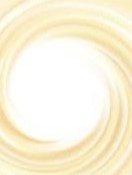
#> input picture crimage.jpg, 132 x 175 px, given in place of product3.jpg, which was not available
$ jupyter execute --allow-errors 'advertisement products.ipynb'   (text cells are left out)
#> lines starting #> are read from the running program, lines starting #| are printed output that depends on the picture; after the words box and inside, x2 and y2 are one past the last pixel; in counts of white or black regions, pixels touching at a corner belong together; pictures that were not available may be replaced by others from this repository, and a replacement may not be noted
[cell 1]
from PIL import Image

# main image and the background image
main_image = Image.open("C:/Users/Dell/Desktop/project/product3.jpg")
#> main_image is the input picture: PIL image 132x175 RGB; mean R, G, B 251, 243.4, 219.9
background_image = Image.open("/Users/Dell/Desktop/project/gray.jpg")
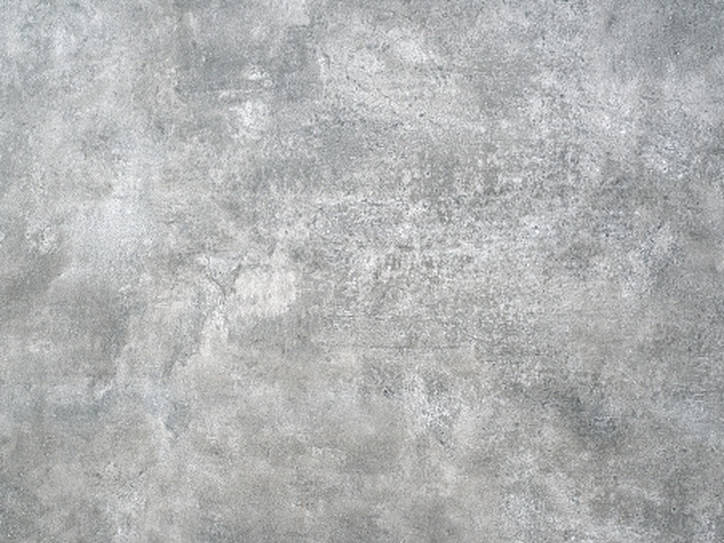
#> input picture gray.jpg, 724 x 543 px, found by its file name
#> background_image is the input picture: PIL image 724x543 RGB; mean R, G, B 178.1, 179.1, 179.6

# Resize the background image to match the size of the main image
background_image = background_image.resize(main_image.size)
#> background_image: PIL image 132x175 RGB

# Convert both images to RGBA mode
main_image = main_image.convert("RGBA")
#> main_image: PIL image 132x175 RGBA
background_image = background_image.convert("RGBA")
#> background_image: PIL image 132x175 RGBA

# Separate the main image from its shadow
shadow_image = main_image.copy()
shadow_image.putalpha(150)

# Create a mask for the shadow
shadow_mask = Image.new("L", main_image.size, 0)
#> shadow_mask: PIL image 132x175 L; every value is 0
shadow_mask.paste(main_image.split()[2], (0, 0))

# Replace the background of the main image with the new background
main_image_without_background = main_image.copy()
main_image_without_background.paste(background_image, (1, 1), mask=main_image.split()[1])

# Overlay the main image and its shadow onto the new background
result_image = Image.alpha_composite(main_image_without_background, shadow_image)

# result
result_image.save("product_3_1.png", quality=90)

[cell 2]
from PIL import Image

# main image and the background image
main_image = Image.open("C:/Users/Dell/Desktop/project/product3.jpg")
background_image = Image.open("/Users/Dell/Desktop/project/light-gray")
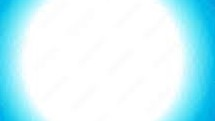
#> input picture cwimage.jpg, 215 x 121 px, given in place of light-gray, which was not available
#> background_image is the input picture: PIL image 215x121 RGB; mean R, G, B 206.2, 243.9, 251.1


# Resize the background image to match the size of the main image
background_image = background_image.resize(main_image.size)
#> background_image: PIL image 132x175 RGB

# Convert both images to RGBA mode
main_image = main_image.convert("RGBA")
background_image = background_image.convert("RGBA")
#> background_image: PIL image 132x175 RGBA

# Separate the main image from its shadow
shadow_image = main_image.copy()
shadow_image.putalpha(150)

# Create a mask for the shadow
shadow_mask = Image.new("L", main_image.size, 0)
shadow_mask.paste(main_image.split()[2], (0, 0))

# Replace the background of the main image with the new background
main_image_without_background = main_image.copy()
main_image_without_background.paste(background_image, (2, 2), mask=main_image.split()[1])

# Overlay the main image and its shadow onto the new background
result_image = Image.alpha_composite(main_image_without_background, shadow_image)

# result
result_image.save("product_3_2.png", quality=90)

[cell 3]
from PIL import Image

# main image and the background image
main_image = Image.open("C:/Users/Dell/Desktop/project/product3.jpg")
background_image = Image.open("/Users/Dell/Desktop/project/texture-gray.jpg")
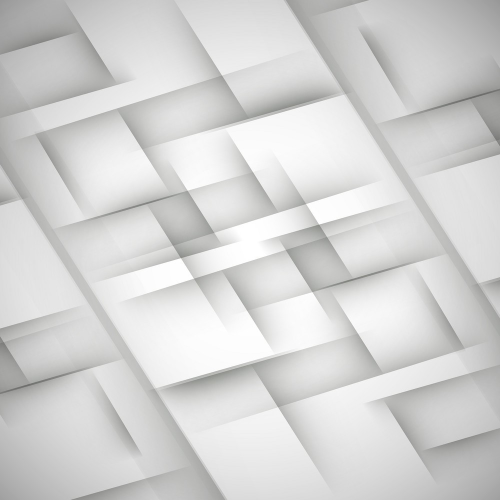
#> input picture texture-gray.jpg, 1000 x 1000 px, found by its file name (shown at 1/2 size)
#> background_image is the input picture: PIL image 1000x1000 RGB; mean R, G, B 211.6, 211.6, 210.9

# Resize the background image to match the size of the main image
background_image = background_image.resize(main_image.size)
#> background_image: PIL image 132x175 RGB

# Convert both images to RGBA mode
main_image = main_image.convert("RGBA")
background_image = background_image.convert("RGBA")
#> background_image: PIL image 132x175 RGBA

# Separate the main image from its shadow
shadow_image = main_image.copy()
shadow_image.putalpha(160)

# Create a mask for the shadow
shadow_mask = Image.new("L", main_image.size, 0)
shadow_mask.paste(main_image.split()[2], (0, 0))

# Replace the background of the main image with the new background
main_image_without_background = main_image.copy()
main_image_without_background.paste(background_image, (1, 1), mask=main_image.split()[1])

# Overlay the main image and its shadow onto the new background
result_image = Image.alpha_composite(main_image_without_background, shadow_image)

# result
result_image.save("product_3_3.png", quality=90)

[cell 4]
from PIL import Image

# main image and the background image
main_image = Image.open("C:/Users/Dell/Desktop/project/product3.jpg")
background_image = Image.open("/Users/Dell/Desktop/project/gray-background.jpg")
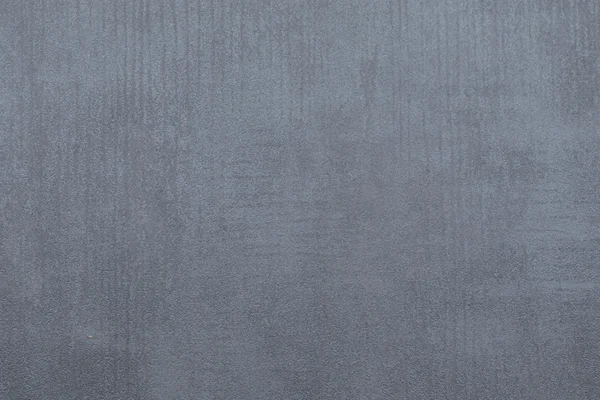
#> input picture gray-background.jpg, 600 x 400 px, found by its file name
#> background_image is the input picture: PIL image 600x400 RGB; mean R, G, B 115, 122.3, 134

# Resize the background image to match the size of the main image
background_image = background_image.resize(main_image.size)
#> background_image: PIL image 132x175 RGB

# Convert both images to RGBA mode
main_image = main_image.convert("RGBA")
background_image = background_image.convert("RGBA")
#> background_image: PIL image 132x175 RGBA

# Separate the main image from its shadow
shadow_image = main_image.copy()
shadow_image.putalpha(120)

# Create a mask for the shadow
shadow_mask = Image.new("L", main_image.size, 0)
shadow_mask.paste(main_image.split()[2], (0, 0))

# Replace the background of the main image with the new background
main_image_without_background = main_image.copy()
main_image_without_background.paste(background_image, (1, 1), mask=main_image.split()[1])

# Overlay the main image and its shadow onto the new background
result_image = Image.alpha_composite(main_image_without_background, shadow_image)

# result
result_image.save("product_3_4.png", quality=90)

[cell 5]
from PIL import Image

# main image and the background image
main_image = Image.open("C:/Users/Dell/Desktop/project/product3.jpg")
background_image = Image.open("/Users/Dell/Desktop/project/graywhite.jpg")
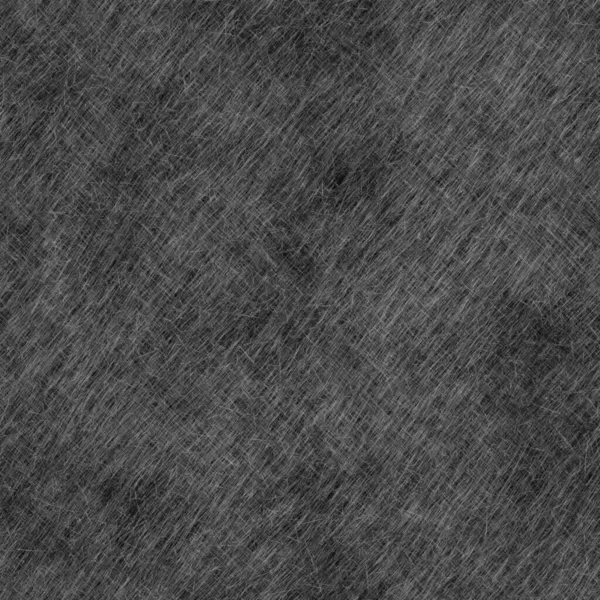
#> input picture graywhite.jpg, 600 x 600 px, found by its file name
#> background_image is the input picture: PIL image 600x600 RGB; mean R, G, B 73.2, 73.1, 73.2

# Resize the background image to match the size of the main image
background_image = background_image.resize(main_image.size)
#> background_image: PIL image 132x175 RGB

# Convert both images to RGBA mode
main_image = main_image.convert("RGBA")
background_image = background_image.convert("RGBA")
#> background_image: PIL image 132x175 RGBA

# Separate the main image from its shadow
shadow_image = main_image.copy()
shadow_image.putalpha(180)

# Create a mask for the shadow
shadow_mask = Image.new("L", main_image.size, 0)
shadow_mask.paste(main_image.split()[3], (1, 1))
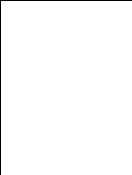
#> shadow_mask: PIL image 132x175 L; 98.7% white; black in thin lines or dots

# Replace the background of the main image with the new background
main_image_without_background = main_image.copy()
main_image_without_background.paste(background_image, (1, 1), mask=main_image.split()[1])

# Overlay the main image and its shadow onto the new background
result_image = Image.alpha_composite(main_image_without_background, shadow_image)

# result
result_image.save("product_3_5.png", quality=90)

[cell 6]
from PIL import ImageEnhance

# main image and the background image
main_image = Image.open("/Users/Dell/Desktop/project/product5.jpg")
background_image = Image.open("/Users/Dell/Desktop/project/light.jpg")
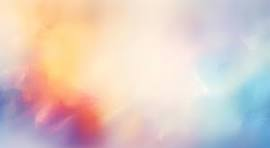
#> input picture light.jpg, 270 x 148 px, found by its file name
#> background_image is the input picture: PIL image 270x148 RGB; mean R, G, B 221, 202.7, 195.3

# Increase the brightness of the main image
enhancer = ImageEnhance.Brightness(main_image)
brightness_factor = 1.5
main_image = enhancer.enhance(brightness_factor)
#> main_image: PIL image 215x121 RGB

# Resize the background image to match the size of the main image
background_image = background_image.resize(main_image.size)
#> background_image: PIL image 215x121 RGB

# Convert both images to RGBA mode
main_image = main_image.convert("RGBA")
#> main_image: PIL image 215x121 RGBA
background_image = background_image.convert("RGBA")
#> background_image: PIL image 215x121 RGBA

# Separate the main image from its shadow
shadow_image = main_image.copy()
shadow_image.putalpha(150)
#> shadow_image: PIL image 215x121 RGBA

# Create a mask for the shadow
shadow_mask = Image.new("L", main_image.size, 0)
#> shadow_mask: PIL image 215x121 L; every value is 0
shadow_mask.paste(main_image.split()[2], (2, 2))
#> shadow_mask: PIL image 215x121 L; 97.4% white; 1 black region, box (x1, y1, x2, y2) and area: (0, 0, 215, 121) 668

# Replace the background of the main image with the new background
main_image_without_background = main_image.copy()
main_image_without_background.paste(background_image, (3, 3), mask=main_image.split()[2])
#> main_image_without_background: PIL image 215x121 RGBA

# Overlay the main image and its shadow onto the new background
result_image = Image.alpha_composite(main_image_without_background, shadow_image)
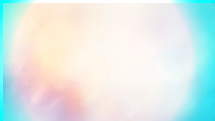
#> result_image: PIL image 215x121 RGBA; mean R, G, B, A 220.6, 234.7, 231.3, 255

# result
result_image.save("product_5_1.png", quality=90)

[cell 7]
from PIL import ImageEnhance

# main image and the background image
main_image = Image.open("/Users/Dell/Desktop/project/product5.jpg")
background_image = Image.open("/Users/Dell/Desktop/project/lggimage.jpg")
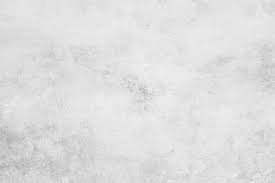
#> input picture lggimage.jpg, 275 x 183 px, found by its file name
#> background_image is the input picture: PIL image 275x183 RGB; min 169, max 243, mean 222.9

# Increase the brightness of the main image
enhancer_main = ImageEnhance.Brightness(main_image)
brightness_factor_main = 0.9
main_image = enhancer_main.enhance(brightness_factor_main)
#> main_image: PIL image 215x121 RGB

# Increase the brightness of the background image
enhancer_background = ImageEnhance.Brightness(background_image)
brightness_factor_background = 1.0
background_image = enhancer_background.enhance(brightness_factor_background)

# Resize the background image to match the size of the main image
background_image = background_image.resize(main_image.size)
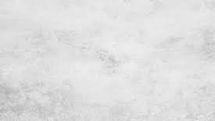
#> background_image: PIL image 215x121 RGB; min 171, max 239, mean 222.9

# Convert both images to RGBA mode
main_image = main_image.convert("RGBA")
#> main_image: PIL image 215x121 RGBA
background_image = background_image.convert("RGBA")

# Separate the main image from its shadow
shadow_image = main_image.copy()
shadow_image.putalpha(150)

# Create a mask for the shadow
shadow_mask = Image.new("L", main_image.size, 0)
shadow_mask.paste(main_image.split()[2], (2, 2))

# Replace the background of the main image with the new background
main_image_without_background = main_image.copy()
main_image_without_background.paste(background_image, (3, 3), mask=main_image.split()[2])

# Overlay the main image and its shadow onto the new background
result_image = Image.alpha_composite(main_image_without_background, shadow_image)

# result
result_image.save("product_5_2.png", quality=95)
